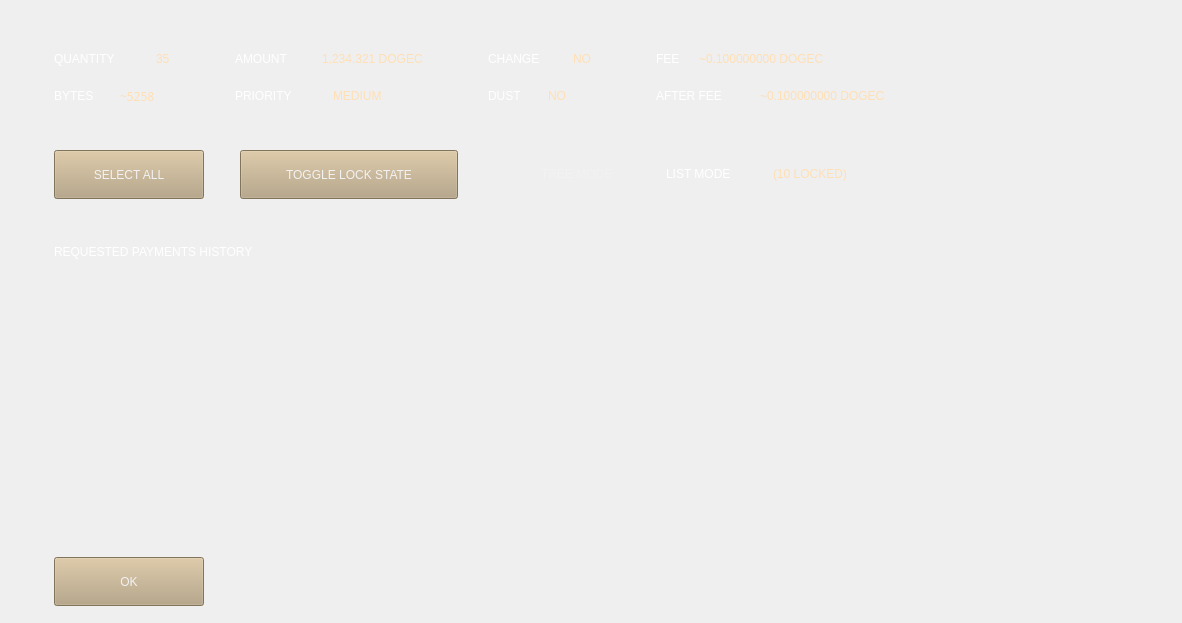
<?xml version="1.0" encoding="UTF-8"?>
<ui version="4.0">
 <class>ControlDialog</class>
 <widget class="QWidget" name="ControlDialog">
  <property name="geometry">
   <rect>
    <x>0</x>
    <y>0</y>
    <width>1182</width>
    <height>623</height>
   </rect>
  </property>
  <property name="windowTitle">
   <string>Form</string>
  </property>
  <property name="styleSheet">
   <string notr="true">QCheckBox::indicator:checked  {image: url(:/icon/check.png);}  QCheckBox::indicator:unchecked  { image: url(:/icon/uncheck.png);  }
QCheckBox::indicator{width: 13px;height:13px;}</string>
  </property>
  <layout class="QVBoxLayout" name="verticalLayout">
   <property name="spacing">
    <number>0</number>
   </property>
   <property name="leftMargin">
    <number>0</number>
   </property>
   <property name="topMargin">
    <number>50</number>
   </property>
   <property name="rightMargin">
    <number>0</number>
   </property>
   <property name="bottomMargin">
    <number>17</number>
   </property>
   <item>
    <layout class="QHBoxLayout" name="horizontalLayout_3">
     <property name="spacing">
      <number>0</number>
     </property>
     <item>
      <layout class="QGridLayout" name="gridLayout">
       <property name="horizontalSpacing">
        <number>65</number>
       </property>
       <property name="verticalSpacing">
        <number>19</number>
       </property>
       <item row="0" column="0">
        <layout class="QHBoxLayout" name="horizontalLayout_6">
         <property name="spacing">
          <number>16</number>
         </property>
         <property name="leftMargin">
          <number>54</number>
         </property>
         <item>
          <widget class="QLabel" name="label_quantity">
           <property name="sizePolicy">
            <sizepolicy hsizetype="Fixed" vsizetype="Fixed">
             <horstretch>0</horstretch>
             <verstretch>0</verstretch>
            </sizepolicy>
           </property>
           <property name="minimumSize">
            <size>
             <width>86</width>
             <height>18</height>
            </size>
           </property>
           <property name="maximumSize">
            <size>
             <width>16777215</width>
             <height>18</height>
            </size>
           </property>
           <property name="styleSheet">
            <string notr="true">background-color: transparent;
color: #ffffff</string>
           </property>
           <property name="text">
            <string>QUANTITY</string>
           </property>
          </widget>
         </item>
         <item>
          <widget class="QLabel" name="label_quantity_value">
           <property name="sizePolicy">
            <sizepolicy hsizetype="Preferred" vsizetype="Fixed">
             <horstretch>0</horstretch>
             <verstretch>0</verstretch>
            </sizepolicy>
           </property>
           <property name="minimumSize">
            <size>
             <width>0</width>
             <height>18</height>
            </size>
           </property>
           <property name="maximumSize">
            <size>
             <width>16777215</width>
             <height>18</height>
            </size>
           </property>
           <property name="styleSheet">
            <string notr="true">background-color: transparent;
color: #ffdfb5;</string>
           </property>
           <property name="text">
            <string>35</string>
           </property>
          </widget>
         </item>
        </layout>
       </item>
       <item row="1" column="0">
        <layout class="QHBoxLayout" name="horizontalLayout_7">
         <property name="spacing">
          <number>13</number>
         </property>
         <property name="leftMargin">
          <number>54</number>
         </property>
         <item>
          <widget class="QLabel" name="label_bytes">
           <property name="sizePolicy">
            <sizepolicy hsizetype="Fixed" vsizetype="Fixed">
             <horstretch>0</horstretch>
             <verstretch>0</verstretch>
            </sizepolicy>
           </property>
           <property name="minimumSize">
            <size>
             <width>53</width>
             <height>18</height>
            </size>
           </property>
           <property name="maximumSize">
            <size>
             <width>53</width>
             <height>18</height>
            </size>
           </property>
           <property name="styleSheet">
            <string notr="true">background-color: transparent;
color: #ffffff</string>
           </property>
           <property name="text">
            <string>BYTES</string>
           </property>
          </widget>
         </item>
         <item>
          <widget class="QLabel" name="label_bytes_value">
           <property name="sizePolicy">
            <sizepolicy hsizetype="Preferred" vsizetype="Fixed">
             <horstretch>0</horstretch>
             <verstretch>0</verstretch>
            </sizepolicy>
           </property>
           <property name="minimumSize">
            <size>
             <width>0</width>
             <height>18</height>
            </size>
           </property>
           <property name="maximumSize">
            <size>
             <width>16777215</width>
             <height>18</height>
            </size>
           </property>
           <property name="font">
            <font>
             <family>Chivo</family>
            </font>
           </property>
           <property name="styleSheet">
            <string notr="true">background-color: transparent;
color: #ffdfb5;</string>
           </property>
           <property name="text">
            <string>~5258</string>
           </property>
          </widget>
         </item>
        </layout>
       </item>
       <item row="0" column="1">
        <layout class="QHBoxLayout" name="horizontalLayout_8">
         <property name="spacing">
          <number>14</number>
         </property>
         <item>
          <widget class="QLabel" name="label_amount">
           <property name="sizePolicy">
            <sizepolicy hsizetype="Fixed" vsizetype="Fixed">
             <horstretch>0</horstretch>
             <verstretch>18</verstretch>
            </sizepolicy>
           </property>
           <property name="minimumSize">
            <size>
             <width>73</width>
             <height>18</height>
            </size>
           </property>
           <property name="maximumSize">
            <size>
             <width>37</width>
             <height>18</height>
            </size>
           </property>
           <property name="styleSheet">
            <string notr="true">background-color: transparent;
color: #ffffff</string>
           </property>
           <property name="text">
            <string>AMOUNT</string>
           </property>
          </widget>
         </item>
         <item>
          <widget class="QLabel" name="label_amount_value">
           <property name="sizePolicy">
            <sizepolicy hsizetype="Preferred" vsizetype="Fixed">
             <horstretch>0</horstretch>
             <verstretch>0</verstretch>
            </sizepolicy>
           </property>
           <property name="minimumSize">
            <size>
             <width>0</width>
             <height>18</height>
            </size>
           </property>
           <property name="maximumSize">
            <size>
             <width>16777215</width>
             <height>18</height>
            </size>
           </property>
           <property name="styleSheet">
            <string notr="true">background-color: transparent;
color: #ffdfb5;</string>
           </property>
           <property name="text">
            <string>1,234.321 DOGEC</string>
           </property>
          </widget>
         </item>
        </layout>
       </item>
       <item row="1" column="1">
        <layout class="QHBoxLayout" name="horizontalLayout_10">
         <property name="spacing">
          <number>15</number>
         </property>
         <item>
          <widget class="QLabel" name="label_priority">
           <property name="sizePolicy">
            <sizepolicy hsizetype="Fixed" vsizetype="Fixed">
             <horstretch>0</horstretch>
             <verstretch>0</verstretch>
            </sizepolicy>
           </property>
           <property name="minimumSize">
            <size>
             <width>83</width>
             <height>18</height>
            </size>
           </property>
           <property name="maximumSize">
            <size>
             <width>83</width>
             <height>18</height>
            </size>
           </property>
           <property name="styleSheet">
            <string notr="true">background-color: transparent;
color: #ffffff</string>
           </property>
           <property name="text">
            <string>PRIORITY</string>
           </property>
          </widget>
         </item>
         <item>
          <widget class="QLabel" name="label_priority_value">
           <property name="sizePolicy">
            <sizepolicy hsizetype="Preferred" vsizetype="Fixed">
             <horstretch>0</horstretch>
             <verstretch>0</verstretch>
            </sizepolicy>
           </property>
           <property name="minimumSize">
            <size>
             <width>0</width>
             <height>18</height>
            </size>
           </property>
           <property name="maximumSize">
            <size>
             <width>16777215</width>
             <height>18</height>
            </size>
           </property>
           <property name="styleSheet">
            <string notr="true">background-color: transparent;
color: #ffdfb5;</string>
           </property>
           <property name="text">
            <string>MEDIUM</string>
           </property>
          </widget>
         </item>
        </layout>
       </item>
       <item row="0" column="2">
        <layout class="QHBoxLayout" name="horizontalLayout_11">
         <property name="spacing">
          <number>16</number>
         </property>
         <item>
          <widget class="QLabel" name="label_change">
           <property name="sizePolicy">
            <sizepolicy hsizetype="Fixed" vsizetype="Fixed">
             <horstretch>0</horstretch>
             <verstretch>0</verstretch>
            </sizepolicy>
           </property>
           <property name="minimumSize">
            <size>
             <width>69</width>
             <height>18</height>
            </size>
           </property>
           <property name="maximumSize">
            <size>
             <width>69</width>
             <height>18</height>
            </size>
           </property>
           <property name="styleSheet">
            <string notr="true">background-color: transparent;
color: #ffffff</string>
           </property>
           <property name="text">
            <string>CHANGE</string>
           </property>
          </widget>
         </item>
         <item>
          <widget class="QLabel" name="label_change_value">
           <property name="sizePolicy">
            <sizepolicy hsizetype="Preferred" vsizetype="Fixed">
             <horstretch>0</horstretch>
             <verstretch>18</verstretch>
            </sizepolicy>
           </property>
           <property name="minimumSize">
            <size>
             <width>0</width>
             <height>18</height>
            </size>
           </property>
           <property name="maximumSize">
            <size>
             <width>16777215</width>
             <height>18</height>
            </size>
           </property>
           <property name="styleSheet">
            <string notr="true">background-color: transparent;
color: #ffdfb5;</string>
           </property>
           <property name="text">
            <string>NO</string>
           </property>
          </widget>
         </item>
        </layout>
       </item>
       <item row="1" column="2">
        <layout class="QHBoxLayout" name="horizontalLayout_12">
         <property name="spacing">
          <number>16</number>
         </property>
         <item>
          <widget class="QLabel" name="label_dust">
           <property name="sizePolicy">
            <sizepolicy hsizetype="Fixed" vsizetype="Fixed">
             <horstretch>0</horstretch>
             <verstretch>0</verstretch>
            </sizepolicy>
           </property>
           <property name="minimumSize">
            <size>
             <width>44</width>
             <height>18</height>
            </size>
           </property>
           <property name="maximumSize">
            <size>
             <width>44</width>
             <height>18</height>
            </size>
           </property>
           <property name="styleSheet">
            <string notr="true">background-color: transparent;
color: #ffffff</string>
           </property>
           <property name="text">
            <string>DUST</string>
           </property>
          </widget>
         </item>
         <item>
          <widget class="QLabel" name="label_dust_value">
           <property name="sizePolicy">
            <sizepolicy hsizetype="Preferred" vsizetype="Fixed">
             <horstretch>0</horstretch>
             <verstretch>0</verstretch>
            </sizepolicy>
           </property>
           <property name="minimumSize">
            <size>
             <width>0</width>
             <height>18</height>
            </size>
           </property>
           <property name="maximumSize">
            <size>
             <width>16777215</width>
             <height>18</height>
            </size>
           </property>
           <property name="styleSheet">
            <string notr="true">background-color: transparent;
color: #ffdfb5;</string>
           </property>
           <property name="text">
            <string>NO</string>
           </property>
          </widget>
         </item>
        </layout>
       </item>
       <item row="0" column="3">
        <layout class="QHBoxLayout" name="horizontalLayout_13">
         <property name="spacing">
          <number>12</number>
         </property>
         <item>
          <widget class="QLabel" name="label_fee">
           <property name="sizePolicy">
            <sizepolicy hsizetype="Fixed" vsizetype="Fixed">
             <horstretch>0</horstretch>
             <verstretch>0</verstretch>
            </sizepolicy>
           </property>
           <property name="minimumSize">
            <size>
             <width>31</width>
             <height>18</height>
            </size>
           </property>
           <property name="maximumSize">
            <size>
             <width>31</width>
             <height>18</height>
            </size>
           </property>
           <property name="styleSheet">
            <string notr="true">background-color: transparent;
color: #ffffff</string>
           </property>
           <property name="text">
            <string>FEE</string>
           </property>
          </widget>
         </item>
         <item>
          <widget class="QLabel" name="label_fee_value">
           <property name="sizePolicy">
            <sizepolicy hsizetype="Preferred" vsizetype="Fixed">
             <horstretch>0</horstretch>
             <verstretch>0</verstretch>
            </sizepolicy>
           </property>
           <property name="minimumSize">
            <size>
             <width>0</width>
             <height>18</height>
            </size>
           </property>
           <property name="maximumSize">
            <size>
             <width>16777215</width>
             <height>18</height>
            </size>
           </property>
           <property name="styleSheet">
            <string notr="true">background-color: transparent;
color: #ffdfb5;</string>
           </property>
           <property name="text">
            <string>~0.100000000 DOGEC</string>
           </property>
          </widget>
         </item>
        </layout>
       </item>
       <item row="1" column="3">
        <layout class="QHBoxLayout" name="horizontalLayout_14">
         <property name="spacing">
          <number>16</number>
         </property>
         <item>
          <widget class="QLabel" name="label_after_fee">
           <property name="sizePolicy">
            <sizepolicy hsizetype="Fixed" vsizetype="Fixed">
             <horstretch>0</horstretch>
             <verstretch>0</verstretch>
            </sizepolicy>
           </property>
           <property name="minimumSize">
            <size>
             <width>88</width>
             <height>18</height>
            </size>
           </property>
           <property name="maximumSize">
            <size>
             <width>88</width>
             <height>18</height>
            </size>
           </property>
           <property name="styleSheet">
            <string notr="true">background-color: transparent;
color: #ffffff</string>
           </property>
           <property name="text">
            <string>AFTER FEE</string>
           </property>
          </widget>
         </item>
         <item>
          <widget class="QLabel" name="label_after_fee_value">
           <property name="sizePolicy">
            <sizepolicy hsizetype="Preferred" vsizetype="Fixed">
             <horstretch>0</horstretch>
             <verstretch>0</verstretch>
            </sizepolicy>
           </property>
           <property name="minimumSize">
            <size>
             <width>0</width>
             <height>18</height>
            </size>
           </property>
           <property name="maximumSize">
            <size>
             <width>16777215</width>
             <height>18</height>
            </size>
           </property>
           <property name="styleSheet">
            <string notr="true">background-color: transparent;
color: #ffdfb5;</string>
           </property>
           <property name="text">
            <string>~0.100000000 DOGEC</string>
           </property>
          </widget>
         </item>
        </layout>
       </item>
      </layout>
     </item>
     <item>
      <spacer name="horizontalSpacer_3">
       <property name="orientation">
        <enum>Qt::Horizontal</enum>
       </property>
       <property name="sizeHint" stdset="0">
        <size>
         <width>40</width>
         <height>20</height>
        </size>
       </property>
      </spacer>
     </item>
    </layout>
   </item>
   <item>
    <layout class="QHBoxLayout" name="horizontalLayout">
     <property name="spacing">
      <number>0</number>
     </property>
     <property name="leftMargin">
      <number>54</number>
     </property>
     <property name="topMargin">
      <number>45</number>
     </property>
     <property name="bottomMargin">
      <number>43</number>
     </property>
     <item>
      <widget class="QPushButton" name="button_select_all">
       <property name="sizePolicy">
        <sizepolicy hsizetype="Fixed" vsizetype="Fixed">
         <horstretch>0</horstretch>
         <verstretch>0</verstretch>
        </sizepolicy>
       </property>
       <property name="minimumSize">
        <size>
         <width>150</width>
         <height>49</height>
        </size>
       </property>
       <property name="styleSheet">
        <string notr="true">background-color: #b6a27e;
color: #f2f2f2;</string>
       </property>
       <property name="text">
        <string>SELECT ALL</string>
       </property>
      </widget>
     </item>
     <item>
      <spacer name="horizontalSpacer_4">
       <property name="orientation">
        <enum>Qt::Horizontal</enum>
       </property>
       <property name="sizeType">
        <enum>QSizePolicy::Fixed</enum>
       </property>
       <property name="sizeHint" stdset="0">
        <size>
         <width>36</width>
         <height>20</height>
        </size>
       </property>
      </spacer>
     </item>
     <item>
      <widget class="QPushButton" name="button_toggle_lock_state">
       <property name="sizePolicy">
        <sizepolicy hsizetype="Fixed" vsizetype="Fixed">
         <horstretch>0</horstretch>
         <verstretch>0</verstretch>
        </sizepolicy>
       </property>
       <property name="minimumSize">
        <size>
         <width>218</width>
         <height>49</height>
        </size>
       </property>
       <property name="maximumSize">
        <size>
         <width>218</width>
         <height>49</height>
        </size>
       </property>
       <property name="styleSheet">
        <string notr="true">background-color: #b6a27e;
color: #f2f2f2;</string>
       </property>
       <property name="text">
        <string>TOGGLE LOCK STATE</string>
       </property>
      </widget>
     </item>
     <item>
      <spacer name="horizontalSpacer_5">
       <property name="orientation">
        <enum>Qt::Horizontal</enum>
       </property>
       <property name="sizeType">
        <enum>QSizePolicy::Fixed</enum>
       </property>
       <property name="sizeHint" stdset="0">
        <size>
         <width>83</width>
         <height>20</height>
        </size>
       </property>
      </spacer>
     </item>
     <item>
      <widget class="QLabel" name="label_tree_mode">
       <property name="sizePolicy">
        <sizepolicy hsizetype="Fixed" vsizetype="Fixed">
         <horstretch>0</horstretch>
         <verstretch>0</verstretch>
        </sizepolicy>
       </property>
       <property name="minimumSize">
        <size>
         <width>97</width>
         <height>18</height>
        </size>
       </property>
       <property name="maximumSize">
        <size>
         <width>97</width>
         <height>18</height>
        </size>
       </property>
       <property name="styleSheet">
        <string notr="true">background-color: transparent;
color: #f2f2f2;</string>
       </property>
       <property name="text">
        <string>TREE MODE</string>
       </property>
      </widget>
     </item>
     <item>
      <spacer name="horizontalSpacer_6">
       <property name="orientation">
        <enum>Qt::Horizontal</enum>
       </property>
       <property name="sizeType">
        <enum>QSizePolicy::Fixed</enum>
       </property>
       <property name="sizeHint" stdset="0">
        <size>
         <width>14</width>
         <height>20</height>
        </size>
       </property>
      </spacer>
     </item>
     <item>
      <layout class="QHBoxLayout" name="layout_tree_mode_toggle"/>
     </item>
     <item>
      <spacer name="horizontalSpacer_7">
       <property name="orientation">
        <enum>Qt::Horizontal</enum>
       </property>
       <property name="sizeType">
        <enum>QSizePolicy::Fixed</enum>
       </property>
       <property name="sizeHint" stdset="0">
        <size>
         <width>14</width>
         <height>20</height>
        </size>
       </property>
      </spacer>
     </item>
     <item>
      <widget class="QLabel" name="label_list_mode">
       <property name="sizePolicy">
        <sizepolicy hsizetype="Fixed" vsizetype="Fixed">
         <horstretch>0</horstretch>
         <verstretch>0</verstretch>
        </sizepolicy>
       </property>
       <property name="minimumSize">
        <size>
         <width>93</width>
         <height>18</height>
        </size>
       </property>
       <property name="maximumSize">
        <size>
         <width>93</width>
         <height>18</height>
        </size>
       </property>
       <property name="styleSheet">
        <string notr="true">background-color: transparent;
color: #ffffff;</string>
       </property>
       <property name="text">
        <string>LIST MODE</string>
       </property>
      </widget>
     </item>
     <item>
      <spacer name="horizontalSpacer_8">
       <property name="orientation">
        <enum>Qt::Horizontal</enum>
       </property>
       <property name="sizeType">
        <enum>QSizePolicy::Fixed</enum>
       </property>
       <property name="sizeHint" stdset="0">
        <size>
         <width>14</width>
         <height>20</height>
        </size>
       </property>
      </spacer>
     </item>
     <item>
      <widget class="QLabel" name="label_list_mode_value">
       <property name="sizePolicy">
        <sizepolicy hsizetype="Preferred" vsizetype="Fixed">
         <horstretch>0</horstretch>
         <verstretch>18</verstretch>
        </sizepolicy>
       </property>
       <property name="minimumSize">
        <size>
         <width>0</width>
         <height>18</height>
        </size>
       </property>
       <property name="styleSheet">
        <string notr="true">background-color: transparent;
color: #ffdfb5;</string>
       </property>
       <property name="text">
        <string>(10 LOCKED)</string>
       </property>
      </widget>
     </item>
     <item>
      <spacer name="horizontalSpacer_2">
       <property name="orientation">
        <enum>Qt::Horizontal</enum>
       </property>
       <property name="sizeHint" stdset="0">
        <size>
         <width>40</width>
         <height>20</height>
        </size>
       </property>
      </spacer>
     </item>
    </layout>
   </item>
   <item>
    <layout class="QVBoxLayout" name="verticalLayout_2">
     <property name="spacing">
      <number>0</number>
     </property>
     <property name="topMargin">
      <number>0</number>
     </property>
     <property name="bottomMargin">
      <number>20</number>
     </property>
     <item>
      <layout class="QHBoxLayout" name="horizontalLayout_2">
       <property name="spacing">
        <number>0</number>
       </property>
       <property name="leftMargin">
        <number>54</number>
       </property>
       <item>
        <widget class="QLabel" name="label_request_payments_history">
         <property name="sizePolicy">
          <sizepolicy hsizetype="Preferred" vsizetype="Fixed">
           <horstretch>0</horstretch>
           <verstretch>0</verstretch>
          </sizepolicy>
         </property>
         <property name="minimumSize">
          <size>
           <width>0</width>
           <height>18</height>
          </size>
         </property>
         <property name="maximumSize">
          <size>
           <width>16777215</width>
           <height>18</height>
          </size>
         </property>
         <property name="styleSheet">
          <string notr="true">background-color: transparent;
color: #ffffff;</string>
         </property>
         <property name="text">
          <string>REQUESTED PAYMENTS HISTORY</string>
         </property>
        </widget>
       </item>
       <item>
        <spacer name="horizontalSpacer_9">
         <property name="orientation">
          <enum>Qt::Horizontal</enum>
         </property>
         <property name="sizeHint" stdset="0">
          <size>
           <width>40</width>
           <height>20</height>
          </size>
         </property>
        </spacer>
       </item>
      </layout>
     </item>
     <item>
      <layout class="QHBoxLayout" name="horizontalLayout_5">
       <property name="spacing">
        <number>0</number>
       </property>
       <property name="topMargin">
        <number>11</number>
       </property>
       <item>
        <widget class="QWidget" name="widget_table" native="true">
         <property name="enabled">
          <bool>true</bool>
         </property>
         <property name="sizePolicy">
          <sizepolicy hsizetype="Expanding" vsizetype="Preferred">
           <horstretch>0</horstretch>
           <verstretch>0</verstretch>
          </sizepolicy>
         </property>
         <property name="minimumSize">
          <size>
           <width>1178</width>
           <height>50</height>
          </size>
         </property>
         <property name="maximumSize">
          <size>
           <width>16777215</width>
           <height>16777215</height>
          </size>
         </property>
         <property name="styleSheet">
          <string notr="true">background-color: transparent;</string>
         </property>
        </widget>
       </item>
      </layout>
     </item>
     <item>
      <spacer name="verticalSpacer">
       <property name="orientation">
        <enum>Qt::Vertical</enum>
       </property>
       <property name="sizeHint" stdset="0">
        <size>
         <width>20</width>
         <height>40</height>
        </size>
       </property>
      </spacer>
     </item>
    </layout>
   </item>
   <item>
    <layout class="QHBoxLayout" name="horizontalLayout_4">
     <property name="spacing">
      <number>0</number>
     </property>
     <property name="leftMargin">
      <number>54</number>
     </property>
     <item>
      <widget class="QPushButton" name="button_ok_control_dialog">
       <property name="sizePolicy">
        <sizepolicy hsizetype="Fixed" vsizetype="Fixed">
         <horstretch>0</horstretch>
         <verstretch>0</verstretch>
        </sizepolicy>
       </property>
       <property name="minimumSize">
        <size>
         <width>150</width>
         <height>49</height>
        </size>
       </property>
       <property name="styleSheet">
        <string notr="true">background-color: #b6a27e;
color: #f2f2f2;</string>
       </property>
       <property name="text">
        <string>OK</string>
       </property>
      </widget>
     </item>
     <item>
      <spacer name="horizontalSpacer">
       <property name="orientation">
        <enum>Qt::Horizontal</enum>
       </property>
       <property name="sizeHint" stdset="0">
        <size>
         <width>40</width>
         <height>20</height>
        </size>
       </property>
      </spacer>
     </item>
    </layout>
   </item>
  </layout>
 </widget>
 <resources/>
 <connections/>
</ui>
